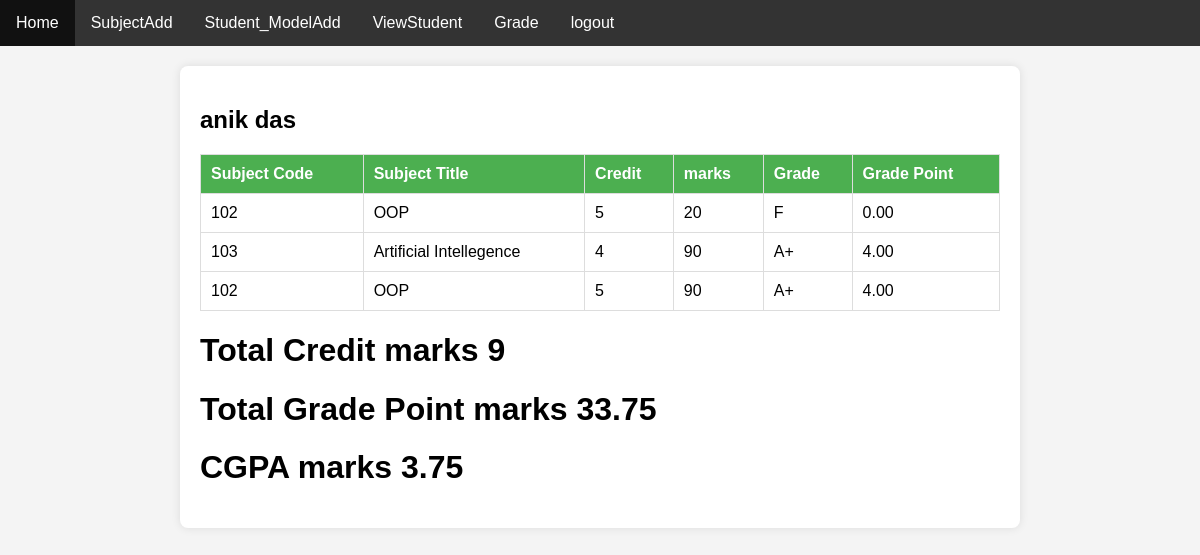
/viewMarksPage/1, run on the app's committed database.
### myApp/models.py (models this page shows, shortened)
class Student_Model(models.Model):
    gender=[
        ('male','Male'),
        ('female','Female')
    ]
    name=models.CharField(max_length=100,null=True)
    age=models.IntegerField()
    depertment=models.CharField(max_length=120,null=True)
    subject=models.ManyToManyField(subjectModel,null=True)
    gender=models.CharField(choices=gender,null=True,max_length=120)

class grade(models.Model):
    subject=models.ForeignKey(subjectModel,on_delete=models.CASCADE,null=True)
    student=models.ForeignKey(Student_Model,on_delete=models.CASCADE,null=True)
    marks=models.IntegerField()
    letter_grade = models.CharField(max_length=2, blank=True)

class subjectModel(models.Model):
    subject_name=models.CharField(max_length=100,null=True,)
    student_code=models.CharField(max_length=100,null=True)
    credit=models.IntegerField(null=True)

### myApp/views.py (the view)
# urls.py: path('viewMarksPage/<str:student_id>', viewMarksPage,name="viewMarksPage")
def viewMarksPage(request, student_id):
    student = Student_Model.objects.get(pk=student_id)
    marks = grade.objects.filter(student=student)
    total_credit = 0
    total_grade_point = 0
    cgpa=0
    for mark in marks:
        subject_credit = int(mark.subject.credit)
        if mark.marks >= 40:
            if mark.marks >= 75:
                grade_point = 3.75
            elif mark.marks >= 70:
                grade_point = 3.50
            elif mark.marks >= 65:
                grade_point = 3.25
            elif mark.marks >= 60:
                grade_point = 3.00
            elif mark.marks >= 55:
                grade_point = 2.75
            elif mark.marks >= 50:
                grade_point = 2.50
            elif mark.marks >= 45:
                grade_point = 2.25
            else:
                grade_point = 2.00
            total_credit += subject_credit
            total_grade_point += subject_credit * grade_point
            cgpa=total_grade_point/total_credit
    context = {
        'student': student,
        'marks': marks,
        'total_credit': total_credit,
        'total_grade_point': total_grade_point,
        'cgpa':cgpa
    }
    return render(request, 'viewMarksPage.html', context)

### template/viewMarksPage.html (shortened to what this page needs)
{% include "base.html" %}
{% block content %}
<!DOCTYPE html>
<html lang="en">
<head>
</head>
<body>
<div class="container">
    <h2> {{ student.name }}</h2>
    <table>
        <thead>
            <tr>
                <th>Subject Code</th>
                <th>Subject Title</th>
                <th>Credit</th>
                <th>marks</th>
                <th>Grade</th>
                <th>Grade Point</th>
            </tr>
        </thead>
        <tbody>
            {% for i in marks.all %}
                <tr>
                    <td>{{ i.subject.student_code }}</td>
                    <td>{{ i.subject.subject_name }}</td>
                    <td>{{ i.subject.credit }}</td>
                    <td>{{ i.marks }}</td>
                    <td>
                        {% if i.marks >= 80 %}
                            A+
                        {% elif i.marks >= 75 %}
                            A
                        {% elif i.marks >= 70 %}
                            A-
                        {% elif i.marks >= 65 %}
                            B+
                        {% elif i.marks >= 60 %}
                            B
                        {% elif i.marks >= 55 %}
                            B-
                        {% elif i.marks >= 50 %}
                            C+
                        {% elif i.marks >= 45 %}
                            C
                        {% elif i.marks >= 40 %}
                            D
                        {% else %}
                            F
                        {% endif %}
                    </td>
                    <td>
                        {% if i.marks >= 80 %}
                            4.00
                        {% elif i.marks >= 75 %}
                            3.75
                        {% elif i.marks >= 70 %}
                            3.50
                        {% elif i.marks >= 65 %}
                            3.25
                        {% elif i.marks >= 60 %}
                            3.00
                        {% elif i.marks >= 55 %}
                            2.75
                        {% elif i.marks >= 50 %}
                            2.50
                        {% elif i.marks >= 45 %}
                            2.25
                        {% elif i.marks >= 40 %}
                            2.00
                        {% else %}
                            0.00
                        {% endif %}
                    </td>
                </tr>
            {% endfor %}
        </tbody>
    </table>
    <h1>Total Credit marks {{total_credit}}</h1>
    <h1>Total Grade Point marks {{total_grade_point}}</h1>
    <h1>CGPA marks {{cgpa}}</h1>
</div>
</body>
</html>
{% endblock content %}

### template/viewMarksPage.html (style rules this page uses)
body { font-family: Arial, sans-serif; background-color: #f4f4f4; margin: 0; padding: 0; }
.container { max-width: 800px; margin: 20px auto; background-color: #fff; padding: 20px; border-radius: 8px; box-shadow: 0 0 10px rgba(0, 0, 0, 0.1); }
table { width: 100%; border-collapse: collapse; margin-top: 20px; }
th, td { border: 1px solid #ddd; padding: 10px; text-align: left; }
th { background-color: #4caf50; color: white; }

### data on the page
Student_Model: name "anik das"
grade: subject.student_code "102", subject.subject_name "OOP", subject.credit "5", marks "20", shows "F", shows "0.00"
grade: subject.student_code "103", subject.subject_name "Artificial Intellegence", subject.credit "4", marks "90", shows "A+", shows "4.00"
grade: subject.student_code "102", subject.subject_name "OOP", subject.credit "5", marks "90", shows "A+", shows "4.00"

### other printed values
{{ total_credit }} "9"
{{ total_grade_point }} "33.75"
{{ cgpa }} "3.75"
